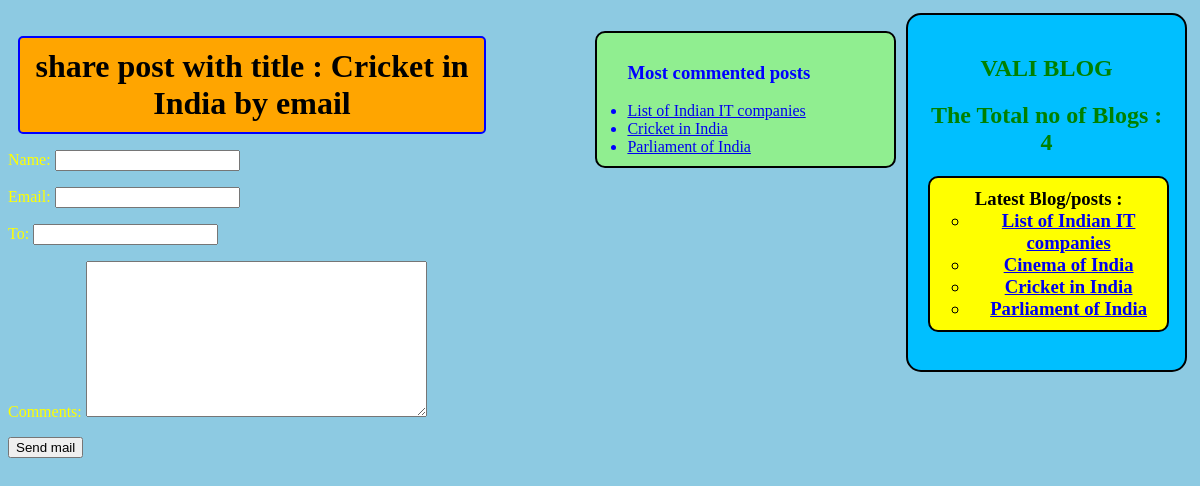
/1/share/, run on the app's committed database.
### blogapp/models.py (models this page shows, shortened)
class Post(models.Model):
    STATUS_CHOICES = (("drift", "Drift"), ("published", "Published"))
    title = models.CharField(max_length=50)
    slug = models.SlugField(max_length=50, unique_for_date="publish")
    author = models.ForeignKey(
        User, related_name="blog_posts", on_delete=models.CASCADE
    )
    body = models.TextField()
    publish = models.DateTimeField(default=timezone.now)
    created = models.DateTimeField(auto_now_add=True)
    updated = models.DateTimeField(auto_now_add=True)
    status = models.CharField(max_length=50, choices=STATUS_CHOICES, default="drift")
    objects = customManager()
    tags = TaggableManager()
    class Meta:
        ordering = ("-publish",)
    def get_absolute_url(self):
        return reverse(
            "post_detail",
            args=[
                self.publish.year,
                self.publish.strftime("%m"),
                self.publish.strftime("%d"),
                self.slug,
            ],
        )

### blogapp/views.py (the view)
# urls.py: re_path(r'^(?P<id>\d+)/share/$',views.mail_send_view),
def mail_send_view(request, id):
    post = get_object_or_404(Post, id=id, status="published")
    send = False
    if request.method == "POST":
        form = EmailSendForm(request.POST)
        if form.is_valid():
            cd = form.cleaned_data
            subject = '{}({})recommends to read"{}"'.format(
                cd["name"], cd["email"], post.title
            )
            post_url = request.build_absolute_uri(post.get_absolute_url())
            message = "read the post at :\n{} \n\n {}'s comments:\n{}".format(
                post_url,
                cd["name"],
                cd["comments"],
            )
            send_mail(subject, message, "shussainvali44@gmail.com", [cd["to"]])
            send = True
    else:
        form = EmailSendForm()
    my_dict = {"form": form, "post": post, "send": send}
    return render(
        request=request, template_name="blogapp/sharebymail.html", context=my_dict
    )

### blogapp/forms.py
class EmailSendForm(forms.Form):
    name = forms.CharField()
    email = forms.EmailField()
    to = forms.CharField()
    comments = forms.CharField(required=False, widget=forms.Textarea)

### blogapp/templatetags/blog_tags.py (called while the page is built)
@register.simple_tag(name="my_tag")
def total_posts():
    return Post.objects.count()

@register.inclusion_tag("blogapp/latest_posts.html")
def show_latest_posts():
    latest_posts = Post.objects.order_by("-publish")[:4]
    return {"latest_posts": latest_posts}

@register.simple_tag()
def get_most_commented_posts(count=3):
    return Post.objects.annotate(total_comments=Count("comments")).order_by(
        "-total_comments"
    )[:count]

### templates/blogapp/sharebymail.html (shortened to what this page needs)
{% extends "blogapp/base.html" %}
{% block content_block %}
{% if send %}
<h1>Email send Succesfully</h1>
<h2>post with title : {{ post.title }} send by email </h2>
{% else %}
<h1>share post with title : {{ post.title}} by email </h1>
<form method='POST'>
	{{ form.as_p }}
	<input type="submit" name="" value="Send mail">
</form>
{% endif %}
{% endblock content_block %}

### templates/blogapp/base.html (shortened to what this page needs)
<!DOCTYPE html>
{% load static %}
{% load blog_tags%}
<html>
<head>
	<link rel="stylesheet" type="text/css" href="{% static 'css/blogapp/blog.css' %}">
</head>
<body>
	<div class="sidebar">
		<ul class="topcorner">
			<h2>VALI BLOG</h2>
			<h2>The Total no of Blogs : {% my_tag %}</h2>
			<h3 class="leftflotblog">Latest Blog/posts : {% show_latest_posts %}</h3>
		</ul>
		<br>
		{% get_most_commented_posts as m_c_p %}
		<ul class="commentedpost">
			<h3>Most commented posts</h3>
			{% for post in m_c_p %}
			<li><a href="{{ post.get_absolute_url }}">{{ post.title }}</a></li>
			{% endfor %}
		</ul>
	</div>
	<div class="content">
		{% block content_block %}
		{% endblock content_block %}
	</div>
</body>
</html>

### templates/blogapp/latest_posts.html
<ul>
	{% for post in latest_posts %}
	<li><a href="{{ post.get_absolute_url }}">{{ post.title }}</a></li>
	{% endfor %}
</ul>

### static/css/blogapp/blog.css (style rules this page uses)
h1 { border: 2px solid blue; border-radius: 5px; padding: 10px; margin: 10px; background: orange; width: 50%; text-align: center; color: black; }
body { background: hsl(197, 59%, 72%); }
.topcorner { float: right; color: green; border: 2px solid black; width: 20%; margin: 5px; padding: 20px; background: deepskyblue; text-align: center; border-radius: 15px; }
.leftflotblog { float: bottom; width: 100%; border: 2px solid black; background: yellow; color: black; border-radius: 10px; text-align: center; padding: 10px 0px; }
.commentedpost { float: right; width: 20%; border: 2px solid black; background: lightgreen; color: blue; padding: 10px 30px; margin: 5px; border-radius: 10px; }
.content { color: black; width: 75%; }
p { color: yellow; }

### data on the page
Post: title "List of Indian IT companies"
Post: title "Cinema of India"
Post: title "Cricket in India"
Post: title "Parliament of India"
